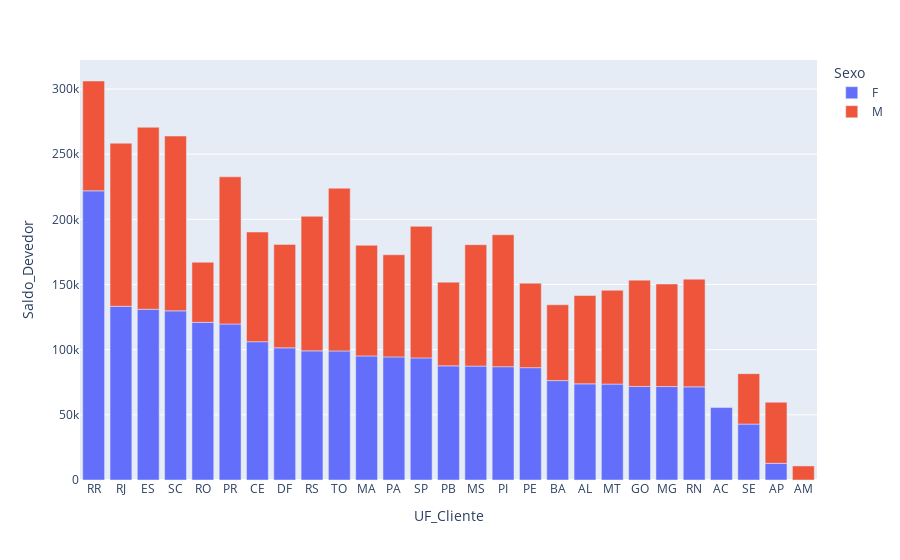

Notebook code cell kept with this figure:
### Code cell
px.bar(df_agrupado_UF_Genero, x='UF_Cliente', y='Saldo_Devedor', color='Sexo')

### Figure 1 — Plotly figure (JSON) as saved in the notebook; plotly's stock layout.template omitted (floating-point values rounded to 4 significant figures)
{"data": [{"alignmentgroup": "True", "hovertemplate": "Sexo=F<br>UF_Cliente=%{x}<br>Saldo_Devedor=%{y}<extra></extra>", "legendgroup": "F", "marker": {"color": "#636efa", "pattern": {"shape": ""}}, "name": "F", "offsetgroup": "F", "orientation": "v", "showlegend": true, "textposition": "auto", "type": "bar", "x": ["RR", "RJ", "ES", "SC", "RO", "PR", "CE", "DF", "RS", "TO", "MA", "PA", "SP", "PB", "MS", "PI", "PE", "BA", "AL", "MT", "GO", "MG", "RN", "AC", "SE", "AP"], "xaxis": "x", "y": [221900.0, 133300.0, 131000.0, 129800.0, 121000.0, 119700.0, 106100.0, 101400.0, 99070.0, 99020.0, 95190.0, 94450.0, 93690.0, 87580.0, 87400.0, 86940.0, 86200.0, 76250.0, 73760.0, 73590.0, 71790.0, 71700.0, 71470.0, 55580.0, 42890.0, 12790.0], "yaxis": "y"}, {"alignmentgroup": "True", "hovertemplate": "Sexo=M<br>UF_Cliente=%{x}<br>Saldo_Devedor=%{y}<extra></extra>", "legendgroup": "M", "marker": {"color": "#EF553B", "pattern": {"shape": ""}}, "name": "M", "offsetgroup": "M", "orientation": "v", "showlegend": true, "textposition": "auto", "type": "bar", "x": ["ES", "SC", "RJ", "TO", "PR", "RS", "PI", "SP", "MS", "MA", "RR", "CE", "RN", "GO", "DF", "MG", "PA", "MT", "AL", "PE", "PB", "BA", "AP", "RO", "SE", "AM"], "xaxis": "x", "y": [139600.0, 134100.0, 125200.0, 124800.0, 112900.0, 103300.0, 101200.0, 100900.0, 93150.0, 84930.0, 84260.0, 84160.0, 82620.0, 81560.0, 79370.0, 78680.0, 78370.0, 71970.0, 67790.0, 64830.0, 64240.0, 58210.0, 46900.0, 46150.0, 38700.0, 10790.0], "yaxis": "y"}], "layout": {"autosize": true, "barmode": "relative", "legend": {"title": {"text": "Sexo"}, "tracegroupgap": 0}, "margin": {"t": 60}, "xaxis": {"anchor": "y", "autorange": true, "domain": [0, 1], "range": [-0.5, 26.5], "title": {"text": "UF_Cliente"}, "type": "category"}, "yaxis": {"anchor": "x", "autorange": true, "domain": [0, 1], "range": [0, 322200.0], "title": {"text": "Saldo_Devedor"}, "type": "linear"}}}
